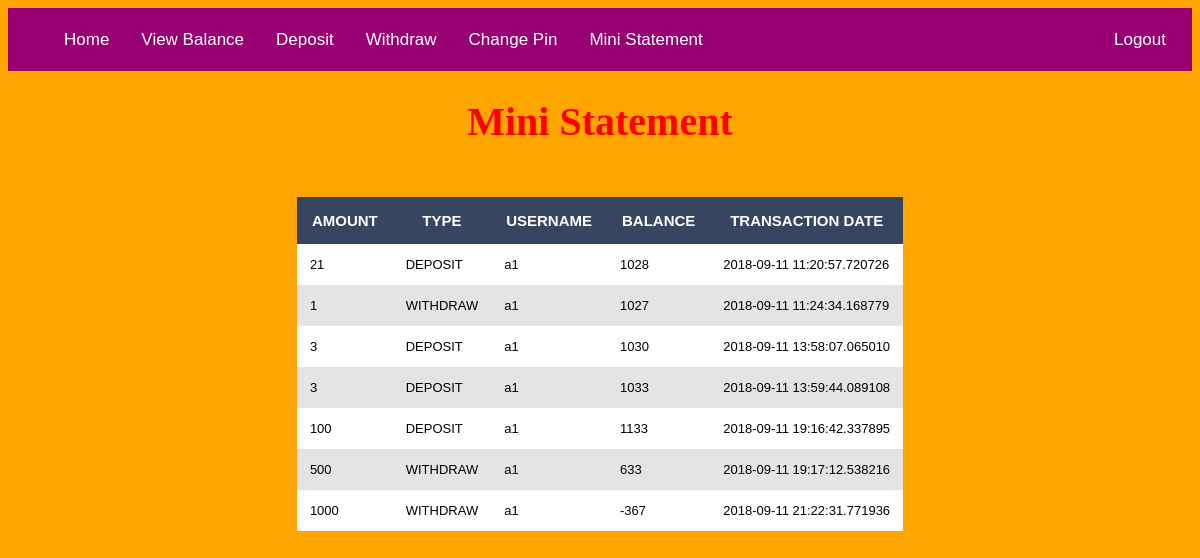
The app's page /mini/ (signed in) with its own data.
### blog/models.py (models this page shows, shortened)
class ministatement(models.Model):
	amount=models.IntegerField(default=0)
	type=models.CharField(max_length=30)
	user_name=models.CharField(max_length=30)
	abalance=models.IntegerField(default=0)
	tdate=models.CharField(max_length=30)

### blog/views.py (the view)
# urls.py: url(r'^mini/$', views.home10, name='home10'),
def home10(request):
	context = {
		'query_results' : ministatement.objects.filter(user_name=request.session['un'])
	}
	return render(request, 'mini.html',context)

### blog/templates/mini.html (shortened to what this page needs)
{% load static %}
{% include "header.html" %}
<!DOCTYPE html>
<html>
    <head>
    	{% load static %}
 		<link rel="stylesheet" type="text/css" href={% static 'style.css' %}>
    </head>
    <body>
        <h1 align="center" class ="fontmini">Mini Statement</h1>
    <table align="center" class="productTable">
        <thead>
            <tr>
                <th>AMOUNT</th>
                <th>TYPE</th>
                <th>USERNAME</th>
                <th>BALANCE</th>
                <th>TRANSACTION DATE</th>
            </tr>
        </thead>
        </tr> {% for item in query_results %} <tr>
                <td>{{ item.amount }}</td>
                <td>{{ item.type }}</td>
                <td>{{ item.user_name }}</td>
                <td>{{ item.abalance }}</td>
                <td>{{ item.tdate }}</td>
            </tr> {% endfor %}
    </table>
    </body>
</html>

### blog/templates/header.html (shortened to what this page needs)
{% load static %}
<!DOCTYPE>
<html>
<head>
        {% load static %}
 		<link rel="stylesheet" type="text/css" href={% static 'style.css' %}>
</head>
<body>
	<nav class="navbar">
		<ul class="navbar-nav">
			             <li><a href="/home">Home</a></li>
						<li><a href="/viewBalance">View Balance</a></li>
						<li><a href="/Deposit">Deposit</a></li>
						<li><a href="/Withdraw">Withdraw</a></li>
						<li><a href="/editPassword">Change Pin</a></li>
						<li><a href="/mini">Mini Statement</a></li>
			<li style="float:right;margin-right:10px"><a href="http://127.0.0.1:8000">Logout</a></li>
		</ul>
	</nav>
</body>
</html>

### blog/static/style.css (style rules this page uses)
body { font-family: Arial; background-color: orange; }
.navbar { background-color: #990073; overflow: hidden; height: 63px; }
.navbar a { float: left; display: block; color: white; text-align: center; padding: 14px 16px; text-decoration: none; font-size: 17px; }
.navbar ul { margin: 8px 0 0 0; list-style: none; }
.productTable { padding-top:25px; border-spacing: 0px; }
.productTable thead tr th { padding: 15px; color: white; background-color: #374561; font-size:15px; }
.productTable tbody tr td { padding: 13px; font-size: 13px }
.productTable tr:nth-child(even) { background-color: #e4e4e4; }
.productTable tr:nth-child(odd) { background-color: white; }
.fontmini { color:red; font-family: 'Lora', serif; font-size:40px }
body { background-image:url("https://freerangestock.com/sample/115225/flower-background--light-cream-floral.jpg"); background-size:cover; }

### records on screen
ministatement: amount "21", type "DEPOSIT", user_name "a1", abalance "1028", tdate "2018-09-11 11:20:57.720726"
ministatement: amount "1", type "WITHDRAW", user_name "a1", abalance "1027", tdate "2018-09-11 11:24:34.168779"
ministatement: amount "3", type "DEPOSIT", user_name "a1", abalance "1030", tdate "2018-09-11 13:58:07.065010"
ministatement: amount "3", type "DEPOSIT", user_name "a1", abalance "1033", tdate "2018-09-11 13:59:44.089108"
ministatement: amount "100", type "DEPOSIT", user_name "a1", abalance "1133", tdate "2018-09-11 19:16:42.337895"
ministatement: amount "500", type "WITHDRAW", user_name "a1", abalance "633", tdate "2018-09-11 19:17:12.538216"
ministatement: amount "1000", type "WITHDRAW", user_name "a1", abalance "-367", tdate "2018-09-11 21:22:31.771936"
